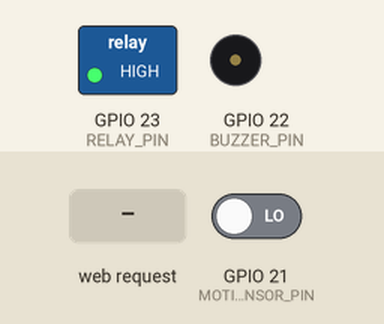
Simulated run of this sketch. Board: ESP32. On the bench: switched loads named in the sketch (green lamp = pin HIGH), buzzer (waves = sounding, pin HIGH). The inputs (shaded band) are chosen by the test bench; at power-on: GPIO 21 (MOTION_SENSOR_PIN) LOW. WiFi joins after 1.5 s; servers stay silent unless stated; what the sketch prints to the serial monitor is not drawn.

Above: at 2.7 s.
2.8 s: HTTP request GET /unlock received
At 3.3 s:
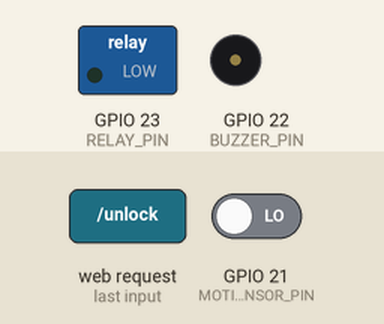
4.3 s: HTTP request GET /buzzer received
At 5.6 s:
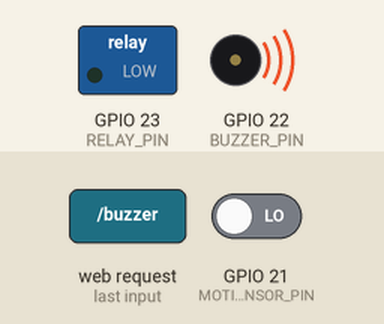
9.3 s: HTTP request GET /buzzer received
At 10.6 s:
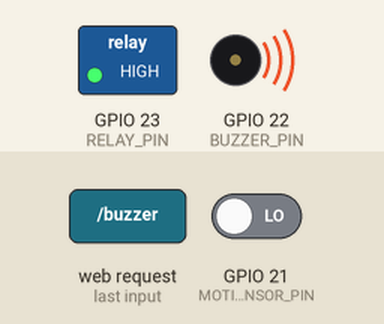
Timing chart, 0 to 12.8 s (numbered marks = the images above; inputs shaded):
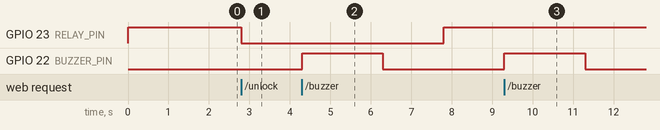

Measured:
- after the input at 2.8 s, GPIO 23 (RELAY_PIN): HIGH → LOW at once
- after the input at 4.3 s, GPIO 22 (BUZZER_PIN): LOW → HIGH at once, → LOW 2.0 s later
- after the input at 9.3 s, GPIO 22 (BUZZER_PIN): LOW → HIGH at once, → LOW 2.0 s later

The sketch:

esp32.ino
```cpp
#include <WiFi.h>
#include <WebServer.h>
#include <HTTPClient.h>

#define MOTION_SENSOR_PIN 21
#define BUZZER_PIN 22
#define RELAY_PIN 23

const char* ssid = "Xd";
const char* password = "12345678";
const char* camIP = "10.243.213.60";

WebServer server(80);

int motionStateCurrent = LOW;
int motionStatePrevious = LOW;

unsigned long unlockStartTime = 0;
unsigned long lastMotionTime = 0;
bool isUnlocked = false;

void handleUnlock() {
  Serial.println("🔥 /unlock endpoint HIT");
  digitalWrite(RELAY_PIN, LOW);  // LOW = relay ON = solenoid powered = UNLOCKED
  Serial.println("🔓 Door UNLOCKED");
  isUnlocked = true;
  unlockStartTime = millis();
  server.send(200, "text/plain", "Unlocked");
}

void handleBuzzer() {
  Serial.println("🔥 /buzzer endpoint HIT");
  digitalWrite(BUZZER_PIN, HIGH);
  delay(2000);
  digitalWrite(BUZZER_PIN, LOW);
  server.send(200, "text/plain", "Buzzer ON");
}

void triggerCamera() {
  if (WiFi.status() != WL_CONNECTED) {
    Serial.println("❌ WiFi not connected!");
    return;
  }

  String url = String("http://") + camIP + "/capture";
  Serial.print("🔗 Hitting URL: ");
  Serial.println(url);

  HTTPClient http;
  http.begin(url);
  http.setTimeout(8000);

  int httpCode = http.GET();
  Serial.print("HTTP Code: ");
  Serial.println(httpCode);

  if (httpCode > 0) {
    Serial.println("📸 Camera triggered successfully");
  } else {
    Serial.print("❌ Camera trigger FAILED: ");
    Serial.println(http.errorToString(httpCode));
  }

  http.end();
}

void setup() {
  Serial.begin(115200);

  pinMode(MOTION_SENSOR_PIN, INPUT);
  pinMode(BUZZER_PIN, OUTPUT);
  pinMode(RELAY_PIN, OUTPUT);

  digitalWrite(BUZZER_PIN, LOW);
  digitalWrite(RELAY_PIN, HIGH); // HIGH = relay OFF = solenoid no power = LOCKED

  WiFi.begin(ssid, password);
  Serial.print("Connecting to WiFi");
  while (WiFi.status() != WL_CONNECTED) {
    delay(500);
    Serial.print(".");
  }

  Serial.println("\n✅ Connected!");
  Serial.print("ESP32 IP: ");
  Serial.println(WiFi.localIP());

  server.on("/unlock", handleUnlock);
  server.on("/buzzer", handleBuzzer);
  server.begin();

  Serial.println("🚀 Ready!");
}

void loop() {
  server.handleClient();

  motionStatePrevious = motionStateCurrent;
  motionStateCurrent = digitalRead(MOTION_SENSOR_PIN);

  if (motionStatePrevious == LOW && motionStateCurrent == HIGH) {
    if (millis() - lastMotionTime > 5000) {
      Serial.println("👀 Motion detected → Triggering camera");
      lastMotionTime = millis();
      triggerCamera();
    }
  }

  // Auto relock after 5 seconds
  if (isUnlocked && millis() - unlockStartTime > 5000) {
    digitalWrite(RELAY_PIN, HIGH); // HIGH = relay OFF = solenoid loses power = LOCKED
    Serial.println("🔒 Door LOCKED again");
    isUnlocked = false;
  }
}
```
